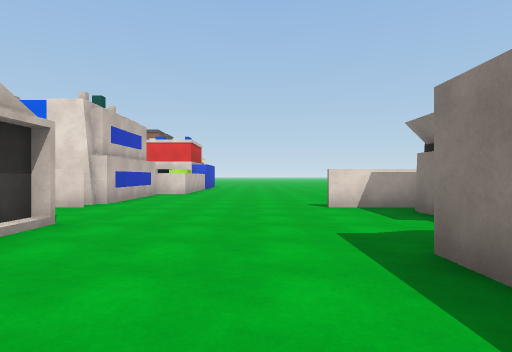
view 1 (above)

16 first-person views from a walk through a 3-D level made in the Unity game engine. The camera is 1.2 m above the floor, looks level and sees 75° across. The floor is counted in squares, 2 m on a side. Each view is taken from the middle of a square. On the plan, view 1 faces up. The plan holds only what a view shows up to about 10 squares ahead; the rest is blank. The place goes on beyond the plan. The player character is not drawn.

view 2
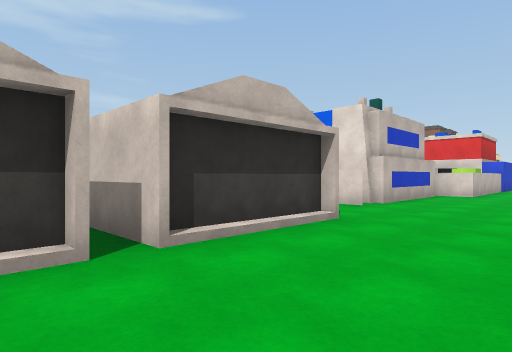

view 3
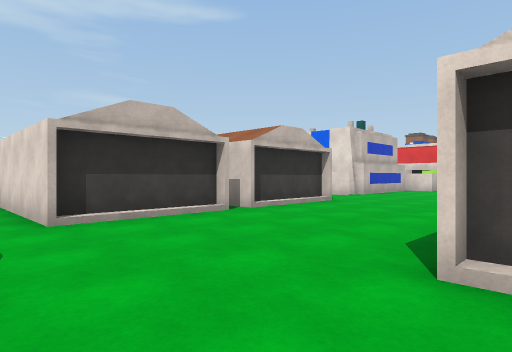

view 4
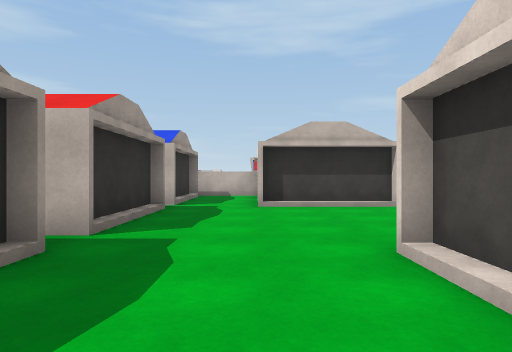

view 5
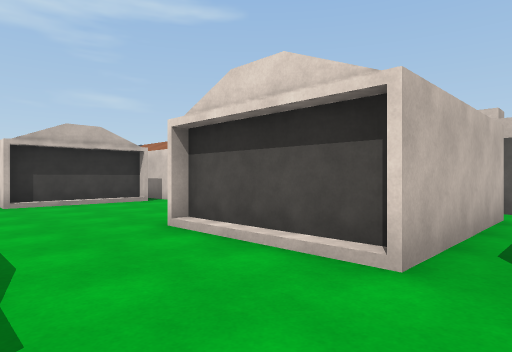

view 6
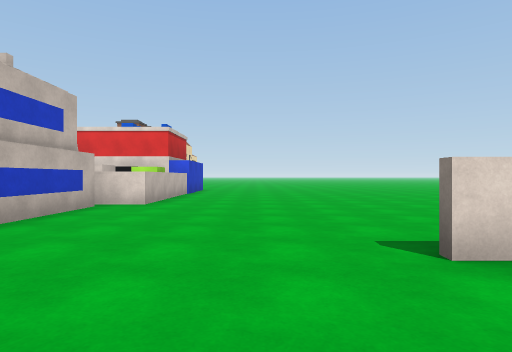

view 7
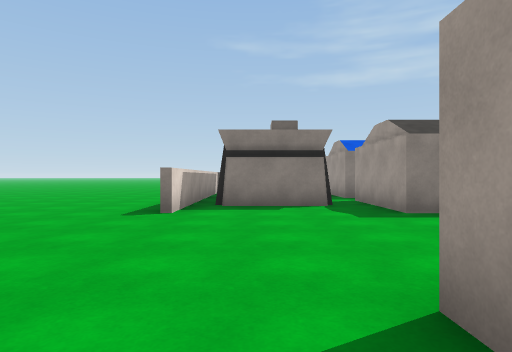

view 8
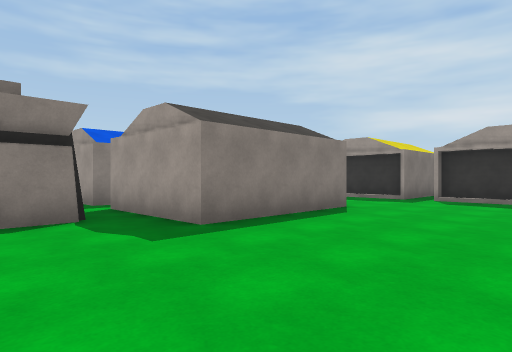

view 9
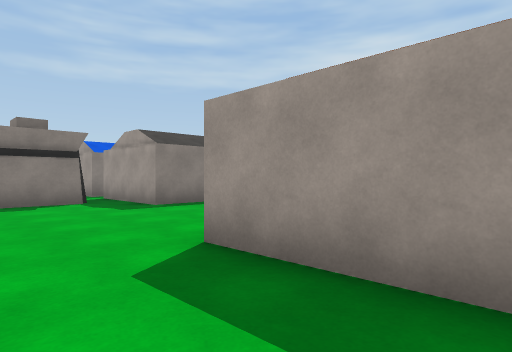

view 10
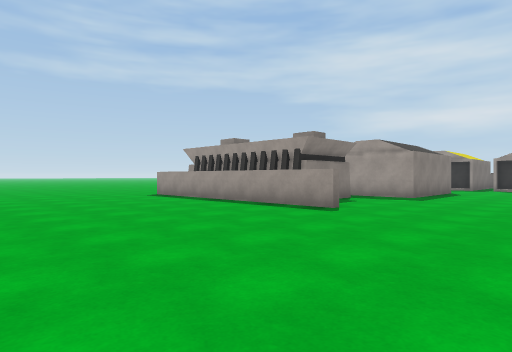

view 11
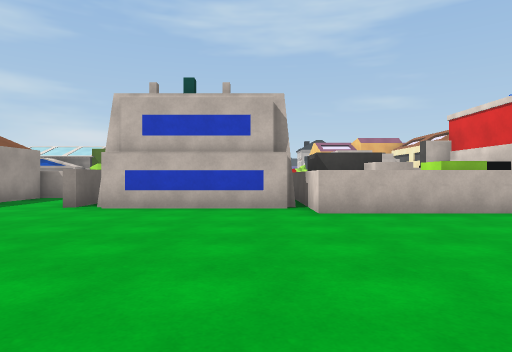

view 12
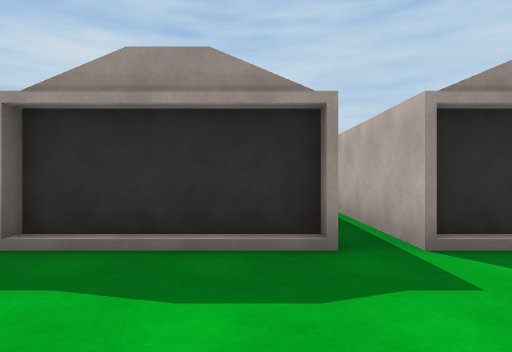

view 13
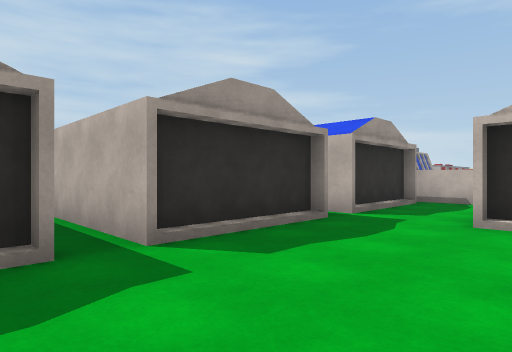

view 14
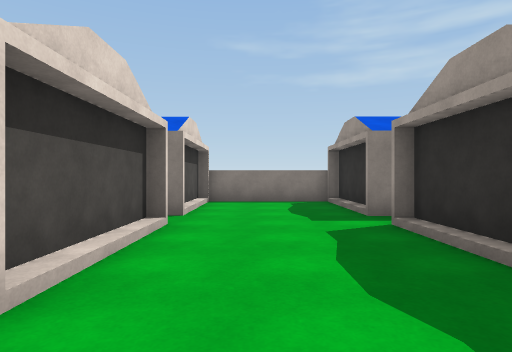

view 15
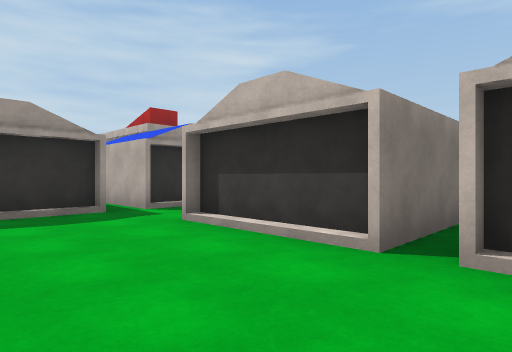

view 16
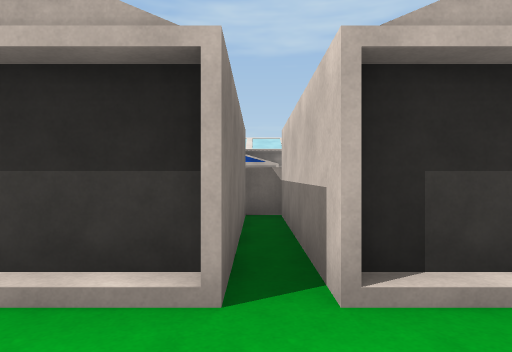

### Floor plan
Key: @ floor where view 1 was taken; # wall or solid block; . floor; O other object.
Columns run from 6 left of view 1 to 5 right of it. Each row starts with its distance up from view 1.
 12    #........
 11   ##........
 10    .........
  9    .........
  8    .........
  7 OO#.....#...
  6  ...........
  5 #........###
  4 ####.....##
  3  ###........
  2 ####....####
  1 #.......###
  0 ####..@####
 -1  ###......##
 -2 ####........
 -3 #...........
 -4 #######.####
 -5    #  #.#
 -6    #  #.#
 -7       ###

Where each view was taken, in squares from view 1:
view 1: 0 up, 0 right, facing up
view 2: 0 up, 0 right, facing up-left
view 3: 3 down, 2 right, facing up-left
view 4: 2 down, 4 right, facing left
view 5: 3 down, 5 right, facing up-left
view 6: 4 up, 0 right, facing up
view 7: 5 up, 4 left, facing right
view 8: 5 up, 2 left, facing down-right
view 9: 6 up, 5 left, facing down-right
view 10: 12 up, 2 left, facing down-right
view 11: 10 up, 3 right, facing left
view 12: 1 down, 2 right, facing down
view 13: 1 down, 2 right, facing down-left
view 14: 2 down, 0 right, facing right
view 15: 2 up, 0 right, facing down-left
view 16: 1 up, 1 left, facing left
